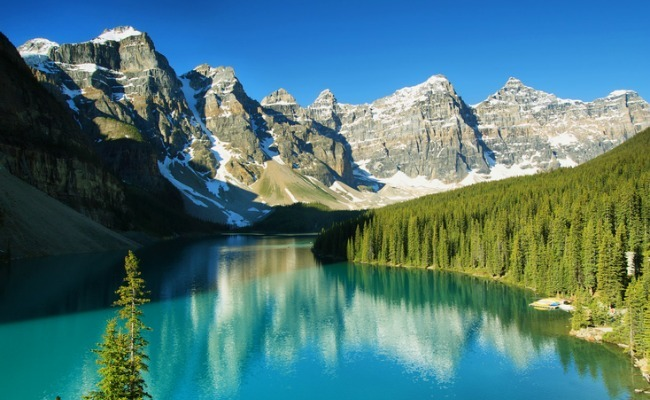
#> input picture mountains.jpg, 650 x 400 px
$ jupyter execute --allow-errors harris_corners.ipynb
#> lines starting #> are read from the running program, lines starting #| are printed output that depends on the picture
# Keypoint Detection

First, the reading and video lecture associated with this section:
Szeliski 4.1.  [Mubarak Shah's Lecture on Harris Corner detection](https://www.youtube.com/watch?v=S4mMhuLHrsQ&list=UUlOghZ_xkI1km31IeoY-9Bw).

Now that we have the capabililties in hand to run convolution operations on images, producing outputs that have strong responses to a variety of features (edges, for example), we are in a position to start looking for features in the image that might be good to match.  As it turns out, edges aren't good features to match at all, because they have a tendency to look similar all along the edge.  Instead, it's better to try and match corners.  This is the reasoning behind most keypoint detectors, and most panorama stitching applications work in this way.

What defines a corner?  A corner is an object where there are big changes to the image no matter which direction we look.  We can reason about whether a given image patch exhibits this property by looking at a so-called *autocorrelation function*:
$$
E_{ac}(\Delta \mathbf{u}) = \sum_{i} w_i [I(\mathbf{u}_i + \Delta \mathbf{u}) - I(\mathbf{u}_i)]^2
$$
where $I$ is image intensity, $\Delta \mathbf{u}$ is a vector of position change, $w$ is an arbitrary kernel, and the summation is over a neighborhood of pixels.  This expression is a little unwieldly.  We can simplify it by approximating the perturbation term with a first order Taylor Series:
$$
E_{ac}(\Delta \mathbf{u}) = \sum_{i} w_i [I(\mathbf{u}_i) + \nabla I(\mathbf{u}_i) \Delta \mathbf{u} - I(\mathbf{u}_i)]^2.
$$
The two intensity terms cancel, and we're left with an expression that only depends on the gradient of the image (which we already know how to calculate).
$$
E_{ac}(\Delta \mathbf{u}) = \sum_{i} w_i [\nabla I(\mathbf{u}_i) \Delta \mathbf{u}]^2 = \Delta \mathbf{u}^T \mathbf{A} \Delta \mathbf{u},
$$
where we can define the (pixel-wise) auto-correlation matrix:
$$
A = \begin{bmatrix} \sum_i w_i \, \partial_u I_i^2 & \sum_i w_i \;\partial_u I_i \;\partial_v I_i \\
                    \sum_i w_i \; \partial_u I_i \; \partial_v I_i & \sum_i w_i \; \partial_v I_i^2 \end{bmatrix}
                                $$
or more concisely as
$$
A = w \star \begin{bmatrix} \partial_u I^2 & \partial_u I \partial_v I \\
                            \partial_u I \partial_v I & \partial_v I^2 \end{bmatrix}
$$
This matrix has all the information about corners that we need in it.  Specifically, it's telling us the way that auto-correlation changes as we move in different directions.

So given this information, what do we need to know to determine if a particular spot is a corner?  We can determine this by finding the eigenvalues of this matrix, which essentially tells us how much the autocorrelation is changing in the direction of the biggest change (the biggest eigenvalue, which we'll call $\lambda_0$), and also in the direction orthogonal to it (the second eigenvalue $\lambda_1$).  There are three cases that correspond to three possible situations.  First, it could be the case that both $\lambda_0$ and $\lambda_1$ are both very small.  This typically implies that there is not much contrast, and that there is not a corner, or even an edge.  The second case is when $\lambda_0>>\lambda_1$.  This implies that the image is changing alot in one direction, but not much at all in the other direction, which corresponds to an edge.  Finally we have the situation where $\lambda_0$ and $\lambda_1$ are both large and of similar magnitude.  This implies a corner.  The so-called Harris response
$$h(\mathbf u) = \frac{\lambda_0 \lambda_1}{\lambda_0 + \lambda_1}$$
is designed to produce a large value whenever this latter condition is satisfied, and thus will be big for every point that is a corner.

Note that it would be inefficient to actually form the matrix $A$ and solve for eigenvalues at every point on an image.  Instead we can recognize that both the numerator and the denominator in $h(\mathbf{u}$ are matrix invariants: $\lambda_0 \lambda_1 = \mathrm{Det}(\mathbf{A})$ and $\lambda_0 + \lambda_1 = \mathrm{Tr}(\mathbf{A})$.  Thus we get some pretty easy discrete formulas:
$$
H = [I_{uu} \circ I_{vv} - I_{uv}\circ I_{uv}] \oslash [I_{uu} + I_{vv}],
$$
where $H$ is the pixel-wise Harris response and
$$
I_{uu} = w \star [I_u \circ I_u]
$$
$$
I_{vv} = w \star [I_v \circ I_v]
$$
$$
I_{uv} = w \star [I_u \circ I_v]
$$
and $\circ$ and $\oslash$ are elementwise multiplication and division (you will sometimes hear these operations referred to as the Hadamard product and Hadamard division).

Lastly, we need to make a choice regarding our discrete convolution kernel $w$.  Empirical studies have shown that a good choice is to use a Gaussian kernel with $\sigma=2$.  This effectively smooths the computation of the gradient over several pixels, so that small scale noise in the image does not produce spurious corners.

**Write a function that computes the Harris response over an arbitrary image.  Test this function on two images: first, on the image of a chess-board that is included in this repo.  Second, test it on an image of your choosing.  Does your code produce the expected result of large Harris response at features that could qualitatively be described as corners?**

[cell 1]
import numpy as np
import matplotlib.pyplot as plt
from scipy import ndimage
#> (the rest of this cell did not finish here and is left out)

Ultimately, what we want to do with this is to create a set of discrete points $(u,v)$ that we can match between images.  These points should correspond to local maxima in the Harris response.  **Given a Harris response matrix, write a function that extracts local maxima, and outputs an array of their coordinates**.  This can be done relatively easily via *non-linear* filtering: loop through all of the pixels in the Harris response, and determine if that pixel is the largest in its neighborhood.  If so, then it's a local maximum.

[cell 2]
# #From Convolution (part 1)
def gaussian_smooth(size, sigma):
    A = np.zeros((size, size))
    x = int(size/2)

    for j in range(size):
        for k in range(size):
            new_j = j - x
            new_k = k - x
            numerator = -((new_j*new_j)+(new_k*new_k))
            denominator = (2*sigma*sigma)
            A[j,k] = np.exp(numerator/denominator)

    return A/A.sum()

def convolve(g, h):

    A = np.zeros((g.shape))
    k = h.shape[0]
    x = int(k/2)

    for i in range(k, g.shape[0]):
        for j in range(k, g.shape[1]):
            adjust_i = i - k
            adjust_j = j - k
            new_image = g[adjust_i:i, adjust_j:j]
            c = new_image * h
            A[i-x, j-x] = c.sum()
    return A

#create Sobel operator
Sobel_u = np.array([[-1, 0, 1], [-2, 0, 2], [-1, 0, 1]])
#> Sobel_u = [[-1, 0, 1], [-2, 0, 2], [-1, 0, 1]]

#create Transpose Sobel operator
Sobel_v = Sobel_u.T
#> Sobel_v = [[-1, -2, -1], [0, 0, 0], [1, 2, 1]]

#> (a cell that did not finish here is left out)

#> (a cell that did not finish here is left out)

[cell 5]
# apply harris to second image for testing
I2 = plt.imread('mountains.jpg')
#> I2 is the input picture: shape (400, 650, 3); mean R, G, B 77.2, 119.4, 120
I2 = I2.mean(axis=2)
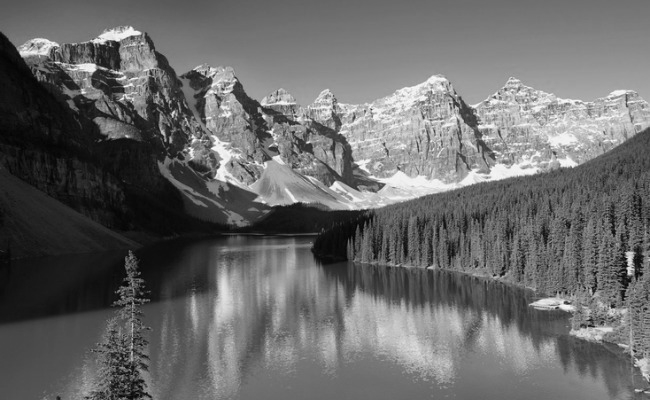
#> I2: shape (400, 650) float64; min 2.67, max 253, mean 105.5

I_u = convolve(I2, Sobel_u)
#> after the loop in convolve, `for i in range(k, g.shape[0]):`:
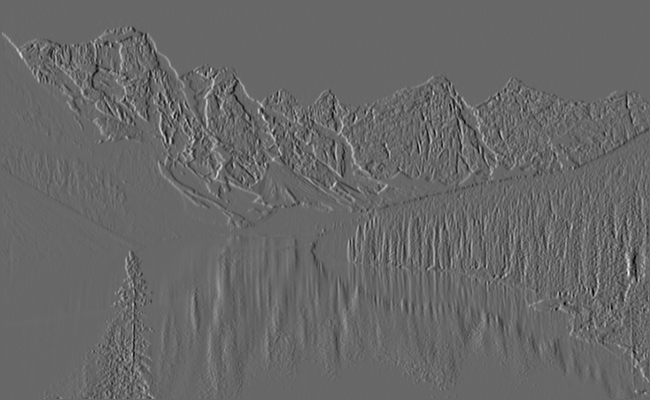
#> A: shape (400, 650) float64; min -588.3, max 856.7, mean 1; drawn with min black and max white
I_v = convolve(I2, Sobel_v)
#> after the loop in convolve (call 2), `for i in range(k, g.shape[0]):`:
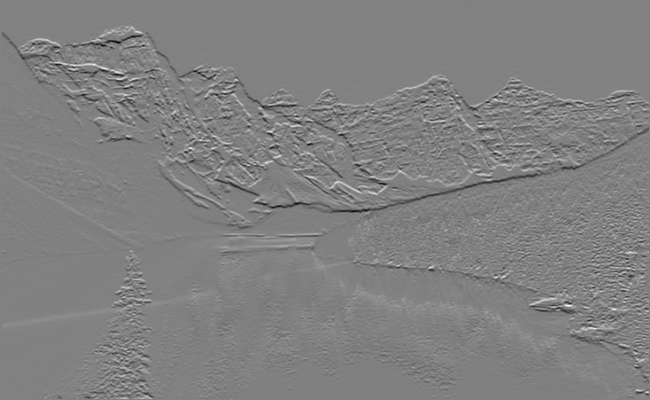
#> A: shape (400, 650) float64; min -785.3, max 767, mean 0; drawn with min black and max white
g = gaussian_smooth(15,2) #always use sigma = 2

I_u2 = convolve(I_u * I_u, g) #x
#> after the loop in convolve (call 3), `for i in range(k, g.shape[0]):`:
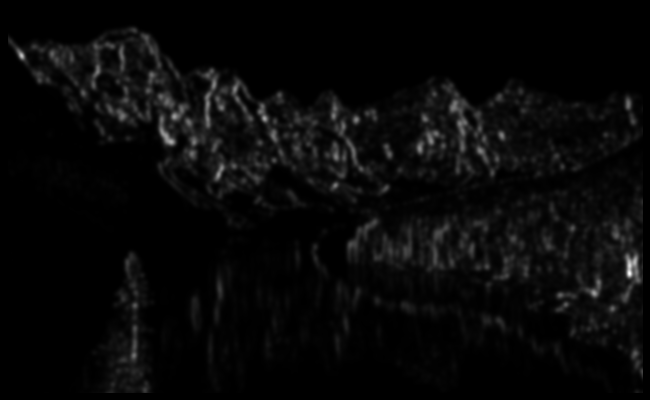
#> A: shape (400, 650) float64; min 0, max 154237, mean 5222.9; drawn with min black and max white
I_v2 = convolve(I_v * I_v, g) #y
#> after the loop in convolve (call 4), `for i in range(k, g.shape[0]):`:
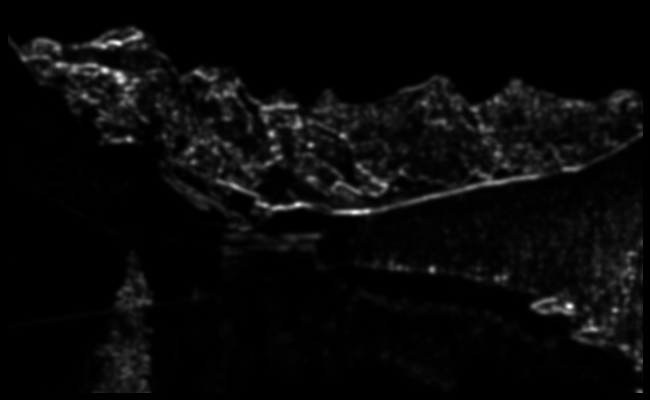
#> A: shape (400, 650) float64; min 0, max 149988.7, mean 5444.8; drawn with min black and max white
I_uv = convolve(I_u * I_v, g) #z
#> after the loop in convolve (call 5), `for i in range(k, g.shape[0]):`:
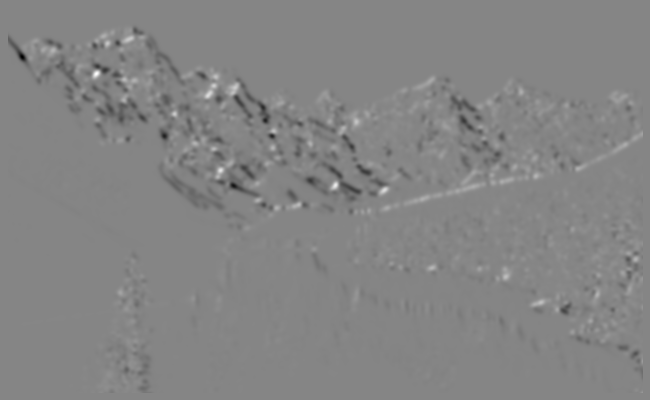
#> A: shape (400, 650) float64; min -59326.2, max 54187.6, mean -314.9; drawn with min black and max white

#H = (x * y - z * z) / (x + y)
n = (I_u2 * I_v2) - (I_uv * I_uv)
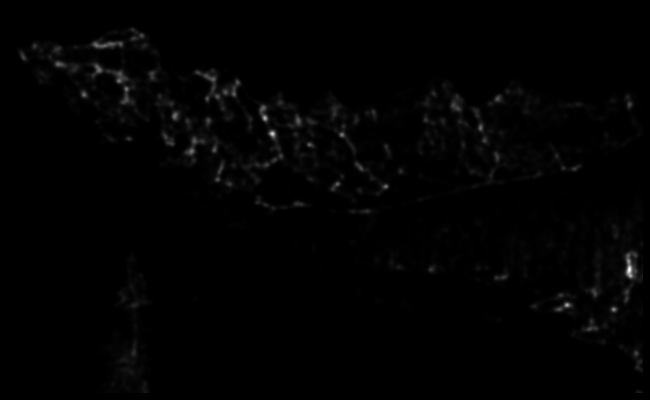
#> n: shape (400, 650) float64; min 0, max 6.8e+09, mean 64219092.6; drawn with min black and max white
d = I_u2 + I_v2 + 0.00001
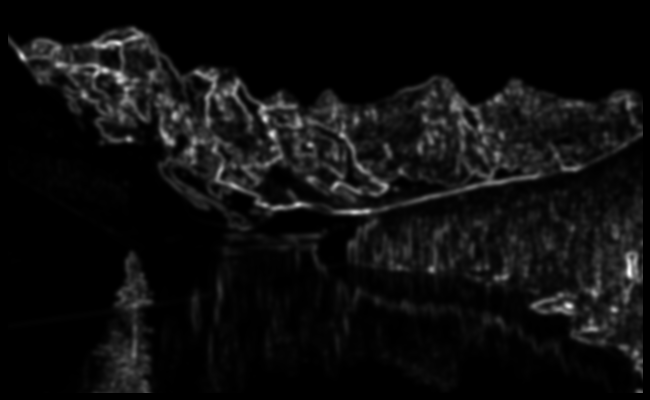
#> d: shape (400, 650) float64; min 1e-05, max 186145.4, mean 10667.8; drawn with min black and max white

H2 = n / d
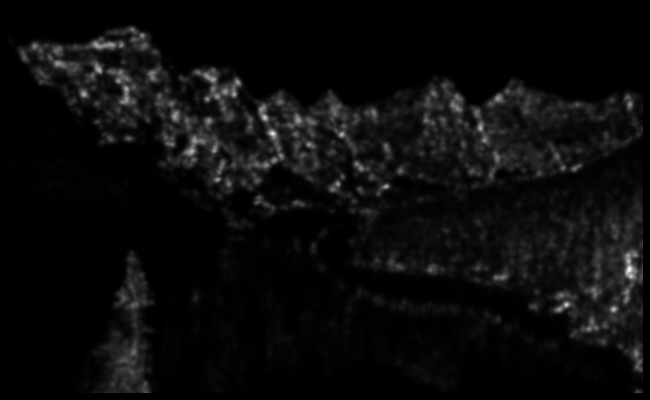
#> H2: shape (400, 650) float64; min 0, max 38859.2, mean 1740; drawn with min black and max white
H2[H2 == np.nan] = 0 # if NaN change to 0

plt.imshow(I2)
plt.show()

plt.imshow(H2)
plt.show()
